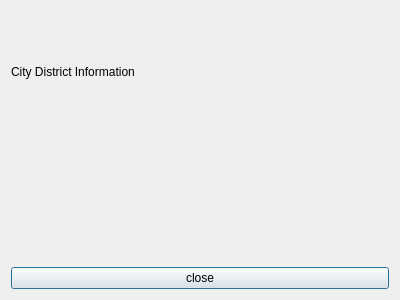
<?xml version="1.0" encoding="UTF-8"?>
<ui version="4.0">
 <class>Dialog</class>
 <widget class="QDialog" name="Dialog">
  <property name="geometry">
   <rect>
    <x>0</x>
    <y>0</y>
    <width>400</width>
    <height>300</height>
   </rect>
  </property>
  <property name="windowTitle">
   <string>Dialog</string>
  </property>
  <layout class="QVBoxLayout" name="verticalLayout">
   <item>
    <widget class="QLabel" name="label">
     <property name="text">
      <string>City District Information</string>
     </property>
    </widget>
   </item>
   <item>
    <widget class="QLabel" name="profile_text">
     <property name="text">
      <string/>
     </property>
     <property name="wordWrap">
      <bool>true</bool>
     </property>
    </widget>
   </item>
   <item>
    <widget class="QPushButton" name="pbClose">
     <property name="text">
      <string>close</string>
     </property>
    </widget>
   </item>
  </layout>
 </widget>
 <resources/>
 <connections/>
</ui>
